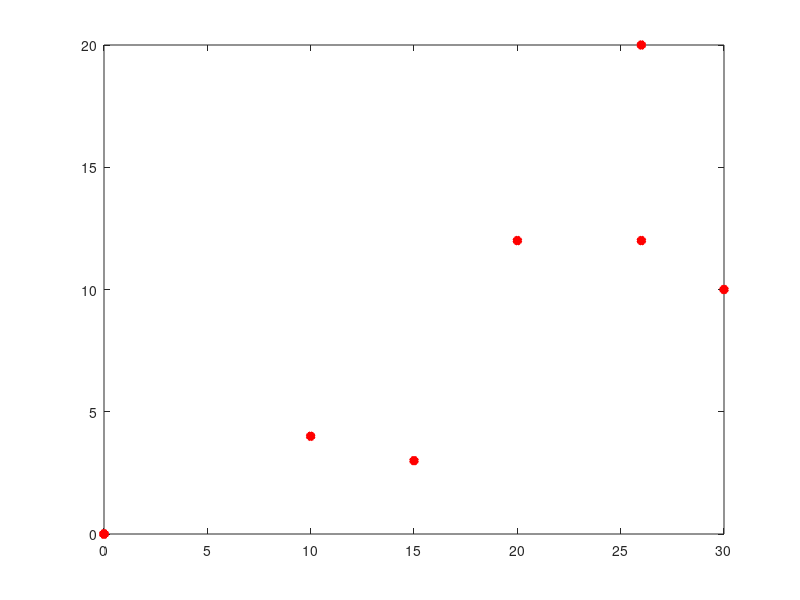

The MATLAB script that drew this image: (Note: this script raises an error after producing the figure.)
points = [0, 15, 30, 26, 26, 0, 20, 10; 0, 3, 10, 20, 12, 0, 12, 4];
plot(points(1, :), points(2, :), '*r', 'LineWidth', 4);
polygon = minimal_convex_polygon(points);
hold on;
plot(polygon(1, :), polygon(2, :), 'LineWidth', 2);